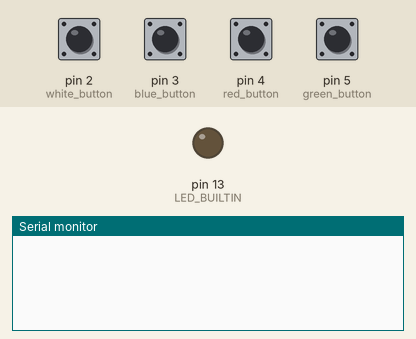
Bench run of a sketch on a simulated Arduino Uno, built with avr-gcc and run on an emulated ATmega328P. On the bench: output pins drawn as LEDs (lit = HIGH), the last lines printed to the serial monitor. Inputs (shaded band) come from the test bench; at power-on: pin 2 (white_button), pin 3 (blue_button), pin 4 (red_button), pin 5 (green_button) LOW.

Above: at 1.2 s.
1.3 s: pin 2 (white_button) pulled HIGH for 0.15 s
At 1.9 s:
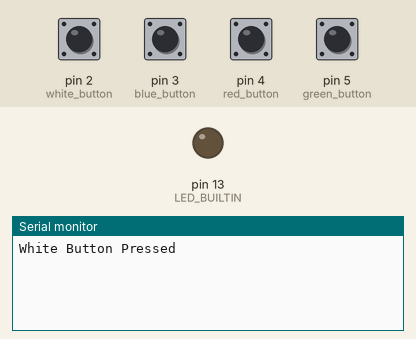
2.9 s: pin 3 (blue_button) pulled HIGH for 0.15 s
At 4.1 s:
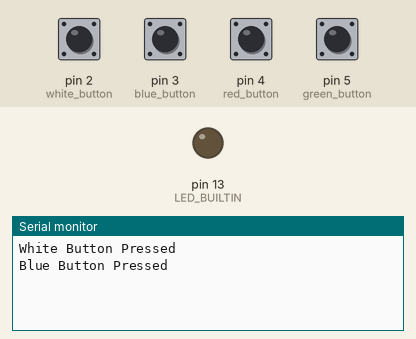
4.5 s: pin 4 (red_button) pulled HIGH for 0.15 s
At 5.6 s:
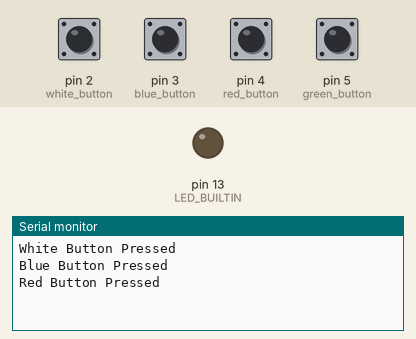
6.1 s: pin 5 (green_button) pulled HIGH for 0.15 s
At 6.8 s:
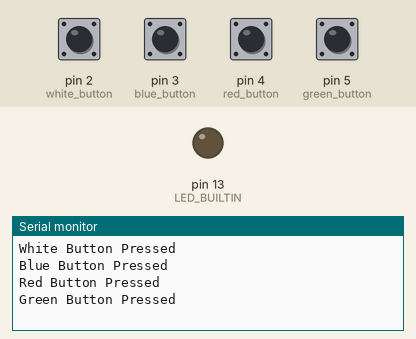

The sketch:

four_buttons.ino
```cpp
const int white_button = 2;
const int blue_button = 3;
const int red_button = 4;
const int green_button = 5;

void setup() {
  Serial.begin(9600);

  pinMode(white_button, INPUT);
  pinMode(blue_button, INPUT);
  pinMode(red_button, INPUT);
  pinMode(green_button, INPUT);
  pinMode(LED_BUILTIN, OUTPUT);
}

void handleButton(int buttonPin, const char* buttonName) {
  if (digitalRead(buttonPin) == HIGH) {
    delay(10);
    Serial.print(buttonName);
    Serial.println(" Button Pressed");
    while (digitalRead(buttonPin) == HIGH) {}
    delay(10);
    digitalWrite(LED_BUILTIN,LOW);
  }
}

void loop() {
  handleButton(white_button, "White");
  handleButton(blue_button, "Blue");
  handleButton(red_button, "Red");
  handleButton(green_button, "Green");
}
```

Measured:
- after the input at 1.3 s, the serial monitor: prints a new line at once (image 1)
- after the input at 2.9 s, the serial monitor: prints a new line at once (image 2)
- after the input at 4.5 s, the serial monitor: prints a new line at once (image 3)
- after the input at 6.1 s, the serial monitor: prints a new line at once (image 4)
